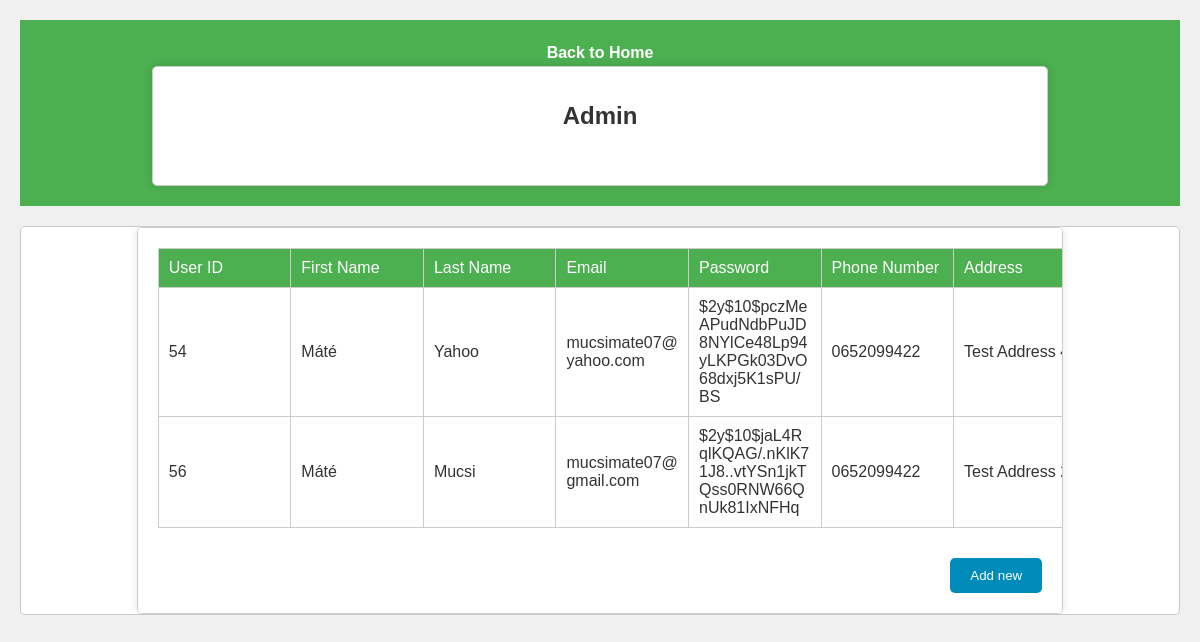
Page /adminUsers.php on the earlier database version.
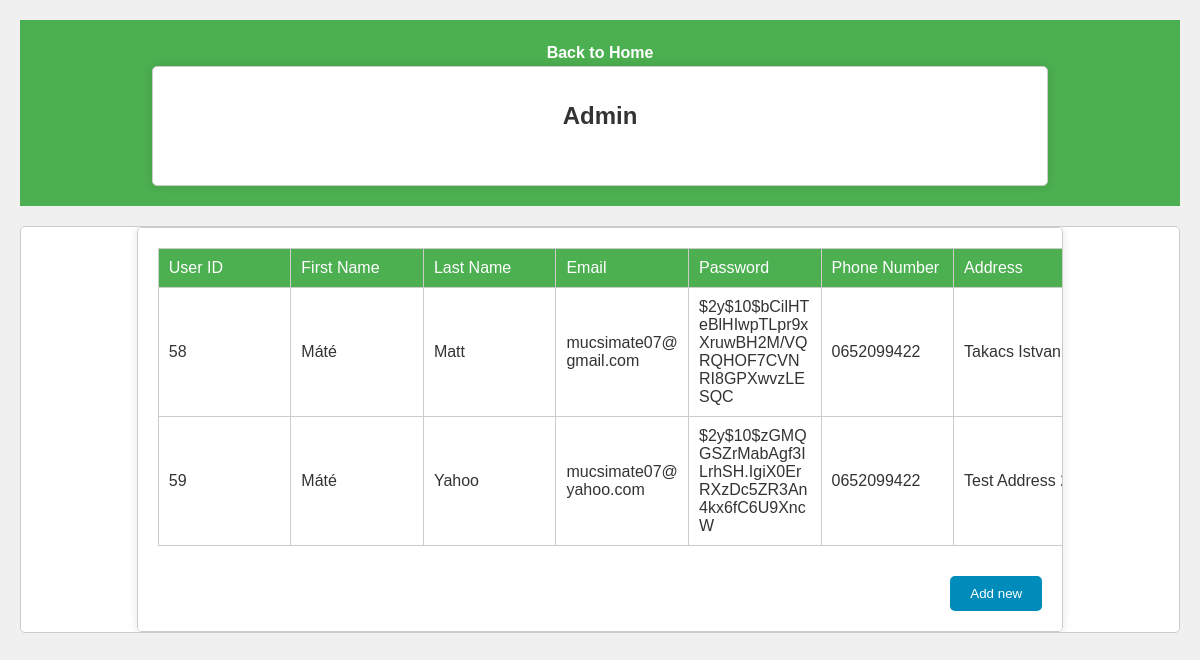
Same page on the later database version.
### tables this page shows
CREATE TABLE `users` (
  `u_id` int(11) NOT NULL,
  `u_pic` varchar(255) NOT NULL,
  `u_fname` varchar(255) NOT NULL,
  `u_lname` varchar(255) NOT NULL,
  `u_email` varchar(255) NOT NULL,
  `u_pass` varchar(255) NOT NULL,
  `u_phone` varchar(255) NOT NULL,
  `u_address` varchar(255) NOT NULL,
  `walk_switch` tinyint(1) NOT NULL,
  `registration_token` char(40) NOT NULL,
  `registration_expires` datetime NOT NULL,
  `active` smallint(1) NOT NULL,
  `forgotten_password_token` char(40) NOT NULL,
  `forgotten_password_expires` datetime NOT NULL,
  `is_banned` smallint(1) NOT NULL,
  `u_rating` int(11) NOT NULL,
  `activity_column` int(11) NOT NULL
);

### adminUsers.php (the view, shortened to what this page needs)
<?php
require 'functions.php';
$sql = "SELECT u_id, u_fname, u_lname, u_email, u_pass, u_phone, u_address, walk_switch FROM users";
$stmt = $pdo->query($sql);
$u = $stmt->fetchAll(PDO::FETCH_ASSOC);
?>
<section class="main-cover main-cover-admin">
    <a href="index.php">Back to Home</a>
    <div class="page-wrapper">
        <div class="block-title block-title--white">Admin</div>
    </div>
</section>
<section class="block">
    <div class="page-wrapper">
        <form method="POST">
            <table class="admin__table">
                <tr class="first">
                    <td>User ID</td>
                    <td>First Name</td>
                    <td>Last Name</td>
                    <td>Email</td>
                    <td>Password</td>
                    <td>Phone Number</td>
                    <td>Address</td>
                </tr>
                <?php
                include "adminCS.php";
                if($value['walk_switch'] == 0){
                    $ws = "YES";
                }
                else{
                    $ws = "NO";
                }
                foreach ($u as $key => $value) {
                    echo '<tr>
                                    <td>' . $value['u_id'] . '</td>
                                    <td>' . $value['u_fname'] . '</td>
                                    <td>' . $value['u_lname'] . '</td>
                                    <td>' . $value['u_email'] . '</td>
                                    <td>' . $value['u_pass'] . '</td>
                                    <td>' . $value['u_phone'] . '</td>
                                    <td>' . $value['u_address'] . '</td>
                                    <td>' . $ws . '</td>
                                    <td><button class="admin__table-button" type="submit" name="operation[update]" value="' . $value['u_id'] . '">Update</button></td>
                                    <td><button class="admin__table-button" type="submit" name="operation[delete]" value="' . $value['u_id'] . '">Delete</button></td>
                                </tr>';
                }
                ?>
            </table>
            <button class="admin__table-new" type="submit" name="operation[add_new]" value="true">Add new</button>
        </form>
    </div>
</section>

### Admins/adminCS.php (shortened to what this page needs)
<!DOCTYPE html>
<html lang="en">
<head>
    <link rel = stylesheet type="text/css" href="../CSS/adminCSS.css">
    <link rel = stylesheet type="text/css" href="../CSS/adminDogsCSS.css">
</head>
<body>
</body>
</html>

### CSS/adminCSS.css (style rules this page uses)
* { margin: 0; padding: 0; box-sizing: border-box; }
body { font-family: Arial, sans-serif; background-color: #f0f0f0; line-height: 1.6; padding: 20px; }
.main-cover { background-color: #333; color: white; padding: 10px 0; text-align: center; margin-bottom: 20px; }
.main-cover a { color: white; text-decoration: none; font-weight: bold; }
.page-wrapper { width: 80%; margin: 0 auto; background-color: #fff; padding: 20px; border: 1px solid #ccc; border-radius: 5px; box-shadow: 0 0 10px rgba(0, 0, 0, 0.1); overflow-x: auto; }
.block-title { font-size: 24px; font-weight: bold; margin-bottom: 20px; }
.admin__table { width: 250%; border-collapse: collapse; margin-bottom: 20px; table-layout: fixed; }
.admin__table th, .admin__table td { border: 1px solid #ccc; padding: 10px; text-align: left; word-wrap: break-word; }
.admin__table-new { background-color: #28a745; color: white; border: none; padding: 10px 20px; cursor: pointer; border-radius: 5px; transition: background-color 0.3s; }

### CSS/adminDogsCSS.css (style rules this page uses)
* { margin: 0; padding: 0; box-sizing: border-box; }
body { font-family: Arial, sans-serif; background-color: #f0f0f0; color: #333; line-height: 1.6; }
.main-cover { background-color: #4CAF50; color: white; padding: 20px; text-align: center; }
.main-cover a { color: white; text-decoration: none; }
.page-wrapper { max-width: 1200px; margin: 0 auto; padding: 20px; }
.block { background-color: #fff; margin-bottom: 20px; border: 1px solid #ccc; border-radius: 5px; overflow: hidden; }
.block-title { background-color: #333; color: white; padding: 10px 20px; font-size: 1.5rem; }
.block-title--white { background-color: #fff; color: #333; }
.admin__table { width: 150%; border-collapse: collapse; margin-bottom: 20px; }
.admin__table tr:first-child { background-color: #4CAF50; color: white; }
.admin__table th, .admin__table td { padding: 10px; text-align: left; border-bottom: 1px solid #ccc; }
.admin__table-new { background-color: #008CBA; color: white; border: none; padding: 10px 20px; cursor: pointer; float: right; margin-top: 10px; transition: background-color 0.3s; }

Differences in the rows shown:
removed users: u_id "54", u_fname "Máté", u_lname "Yahoo", u_email "mucsimate07@yahoo.com", u_pass "$2y$10$pczMeAPudNdbPuJD8NYlCe48Lp94yLKPGk03DvO68dxj5K1sPU/BS", u_phone "0652099422", u_address "Test Address…"
removed users: u_id "56", u_fname "Máté", u_lname "Mucsi", u_email "mucsimate07@gmail.com", u_pass "$2y$10$jaL4RqlKQAG/.nKlK71J8..vtYSn1jkTQss0RNW66QnUk81IxNFHq", u_phone "0652099422", u_address "Test Address…"
added users: u_id "58", u_fname "Máté", u_lname "Matt", u_email "mucsimate07@gmail.com", u_pass "$2y$10$bCilHTeBlHIwpTLpr9xXruwBH2M/VQRQHOF7CVNRI8GPXwvzLESQC", u_phone "0652099422", u_address "Takacs Istvan…"
added users: u_id "59", u_fname "Máté", u_lname "Yahoo", u_email "mucsimate07@yahoo.com", u_pass "$2y$10$zGMQGSZrMabAgf3ILrhSH.IgiX0ErRXzDc5ZR3An4kx6fC6U9XncW", u_phone "0652099422", u_address "Test Address…"
